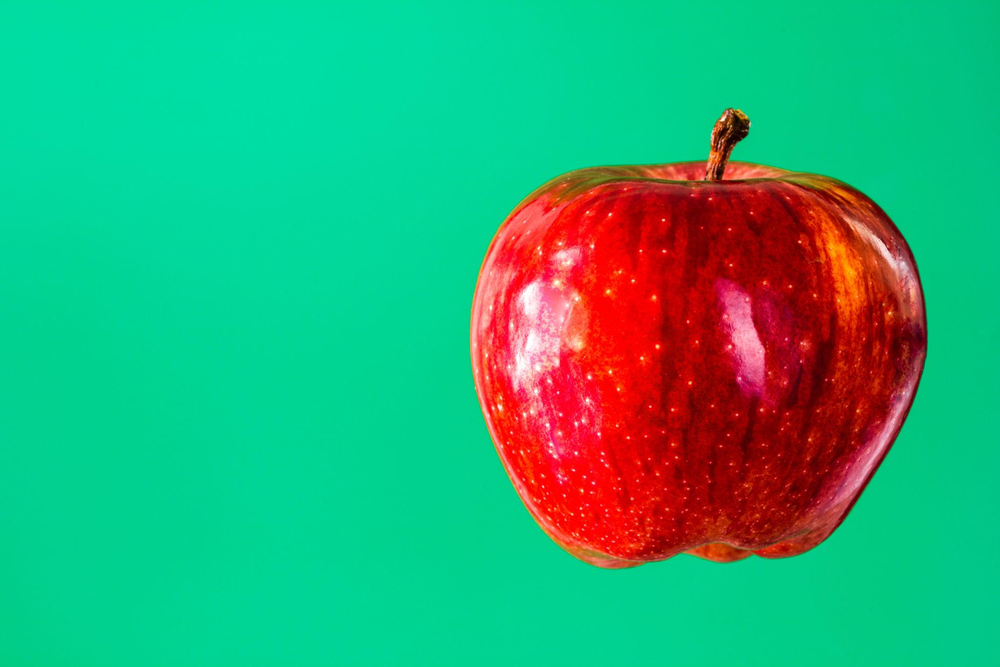
#> input picture Exp36_input_img.png, 1000 x 667 px, shrunk from 2048 x 1366 before the run, found by its file name
$ jupyter execute Experiment_24_.ipynb
#> lines starting #> are read from the running program, lines starting #| are printed output that depends on the picture
<a href="https://colab.research.google.com/github/monikamoni022007-ux/ITA0520---COMPUTER-VISION/blob/main/EXPERIMENTS/Experiment_24_.ipynb" target="_parent"></a>

[cell 1]
from google.colab import files
uploaded = files.upload()
#> the answer given: Exp36_input_img.png
import cv2
import numpy as np
import matplotlib.pyplot as plt
filename = list(uploaded.keys())[0]
image = cv2.imread(filename, 0)
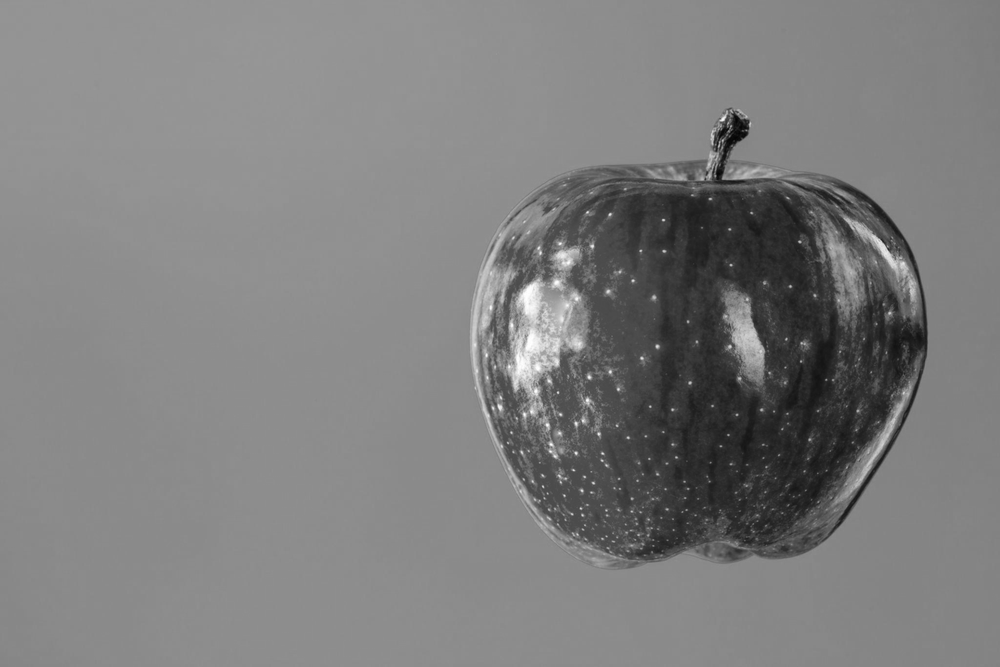
#> image: shape (667, 1000); min 4, max 254, mean 126
print("Image uploaded successfully:", filename)
kernel = np.ones((15, 15), np.uint8)
blackhat = cv2.morphologyEx(
    image,
    cv2.MORPH_BLACKHAT,
    kernel
)
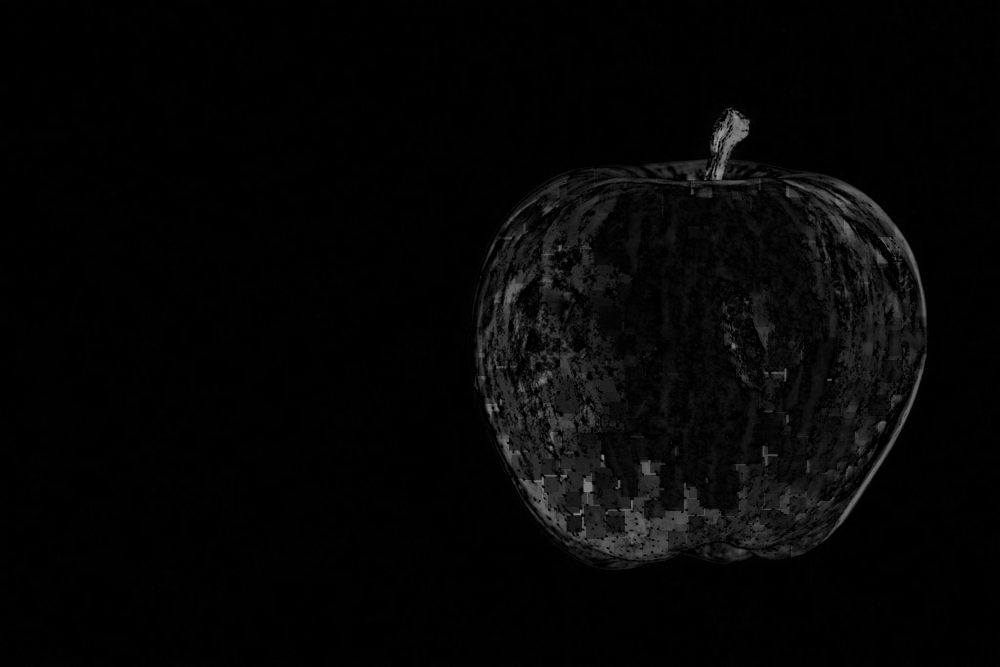
#> blackhat: shape (667, 1000); min 0, max 159, mean 5.5
plt.imshow(image, cmap="gray")
plt.title("Original Image")
plt.axis("off")
plt.show()
plt.imshow(blackhat, cmap="gray")
plt.title("Black-Hat Output")
plt.axis("off")
plt.show()
plt.figure(figsize=(10, 4))
plt.subplot(1, 2, 1)
plt.imshow(image, cmap="gray")
plt.title("Original Image")
plt.axis("off")
plt.subplot(1, 2, 2)
plt.imshow(blackhat, cmap="gray")
plt.title("Black-Hat Output")
plt.axis("off")
plt.show()
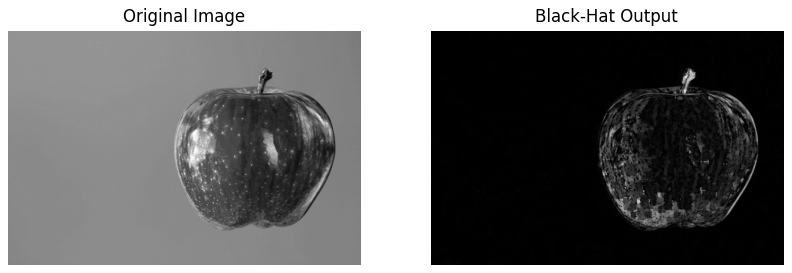
#> figure drawn by matplotlib, 2 panels
